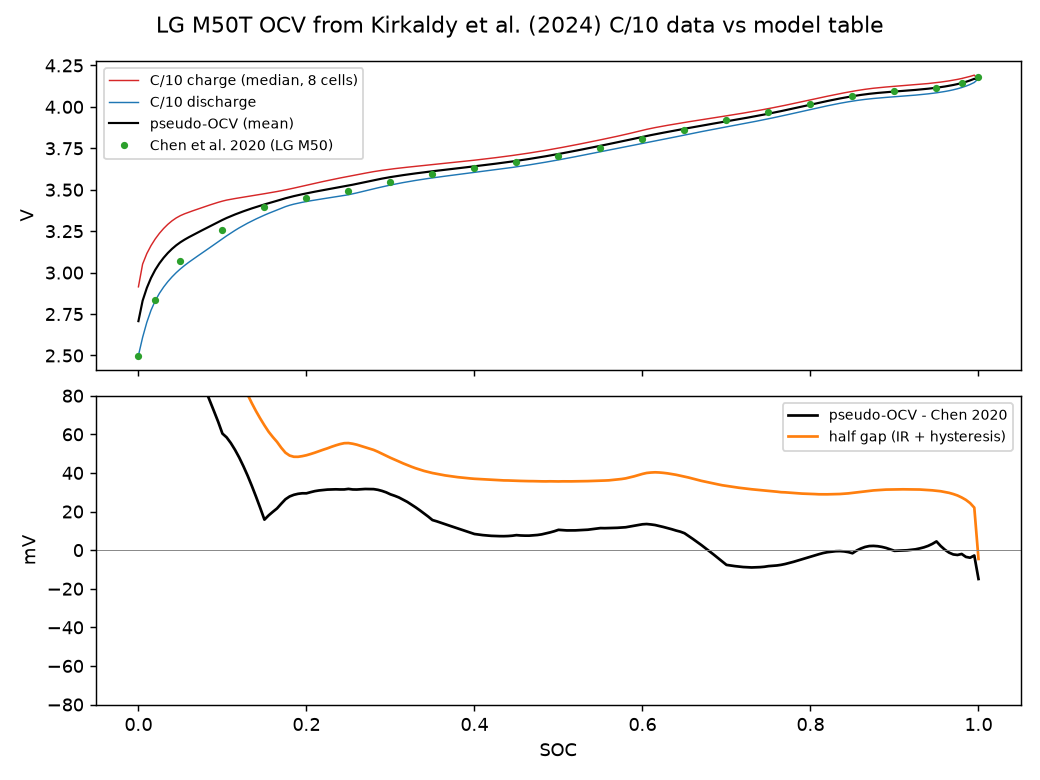

Python code for this plot:
"""LG M50T için ölçülmüş OCV(SOC) tablosu: Kirkaldy et al. (2024) C/10 eğrilerinden (BoL, 25 °C).

Veri: doi:10.5281/zenodo.10637534 (CC BY 4.0), Expt 5 hücre A-H, RPT0, '0.1C charge/discharge'.
Yöntem: SOC_deşarj = 1 - Q/Q_d, SOC_şarj = Q/Q_c (kendi kapasiteleriyle normalize).
  Sözde OCV = (V_şarj + V_deşarj)/2  -> C/10'daki IR düşümü (~0,5 A x ~40 mOhm) ve histerezis
  ortalanır; yarı fark = IR + histerezis payı. 8 hücrenin medyanı. Chen vd. (2020) tablosuyla
  karşılaştırılır; çıktı ocv_kirkaldy.csv (23 nokta, modelin SOC ızgarası) ve ocv_kirkaldy.png.
"""
import glob
import os
import sys
import numpy as np
import pandas as pd

HERE = os.path.dirname(os.path.abspath(__file__))
sys.path.insert(0, os.path.join(HERE, "..", "twin"))
from battery_model import CellParams

cp = CellParams()
grid = np.linspace(0, 1, 201)
V = {"c": [], "d": []}
for kind, tag in (("c", "charge"), ("d", "discharge")):
    for f in sorted(glob.glob(os.path.join(HERE, "kirkaldy_ham", "**", f"*RPT0 - 0.1C {tag} data.csv"), recursive=True)):
        d = pd.read_csv(f)
        q = np.abs(d["Charge (mA.h)"].values)
        v = d["Voltage (V)"].values
        soc = q / q.max() if kind == "c" else 1 - q / q.max()
        o = np.argsort(soc)
        V[kind].append(np.interp(grid, soc[o], v[o]))
vc, vd = np.median(V["c"], axis=0), np.median(V["d"], axis=0)
ocv = 0.5 * (vc + vd)
half = 0.5 * (vc - vd)
chen = np.interp(grid, cp.soc_tab, cp.ocv_tab)
m = (grid >= 0.05) & (grid <= 0.95)
print(f"hucre sayisi: sarj {len(V['c'])}, desarj {len(V['d'])}")
print(f"Kirkaldy sozde-OCV - Chen 2020: ortalama {1e3 * np.mean(ocv[m] - chen[m]):+.1f} mV, "
      f"RMS {1e3 * np.sqrt(np.mean((ocv[m] - chen[m]) ** 2)):.1f} mV, en buyuk {1e3 * np.max(np.abs(ocv[m] - chen[m])):.1f} mV (SOC 5-95 %)")
print(f"yari fark (IR + histerezis) SOC 20-80 %: medyan {1e3 * np.median(half[(grid > .2) & (grid < .8)]):.1f} mV")
tab = np.interp(cp.soc_tab, grid, ocv)
pd.DataFrame({"soc": cp.soc_tab, "ocv_kirkaldy": tab, "ocv_chen2020": cp.ocv_tab,
              "fark_mV": 1e3 * (tab - cp.ocv_tab)}).to_csv(os.path.join(HERE, "ocv_kirkaldy.csv"), index=False)
print(pd.read_csv(os.path.join(HERE, "ocv_kirkaldy.csv")).round(4).to_string(index=False))
try:
    import matplotlib
    matplotlib.use("Agg")
    import matplotlib.pyplot as plt
    fig, ax = plt.subplots(2, 1, figsize=(8, 6), sharex=True)
    ax[0].plot(grid, vc, "C3", lw=0.8, label="C/10 charge (median, 8 cells)")
    ax[0].plot(grid, vd, "C0", lw=0.8, label="C/10 discharge")
    ax[0].plot(grid, ocv, "k", lw=1.2, label="pseudo-OCV (mean)")
    ax[0].plot(cp.soc_tab, cp.ocv_tab, "o", ms=3, color="C2", label="Chen et al. 2020 (LG M50)")
    ax[0].set_ylabel("V"); ax[0].legend(fontsize=8)
    ax[1].plot(grid, 1e3 * (ocv - chen), "k", label="pseudo-OCV - Chen 2020")
    ax[1].plot(grid, 1e3 * half, "C1", label="half gap (IR + hysteresis)")
    ax[1].axhline(0, color="gray", lw=0.5); ax[1].set_ylim(-80, 80)
    ax[1].set_xlabel("SOC"); ax[1].set_ylabel("mV"); ax[1].legend(fontsize=8)
    fig.suptitle("LG M50T OCV from Kirkaldy et al. (2024) C/10 data vs model table")
    fig.tight_layout(); fig.savefig(os.path.join(HERE, "ocv_kirkaldy.png"), dpi=130)
except Exception as e:
    print("sekil yok:", e)
